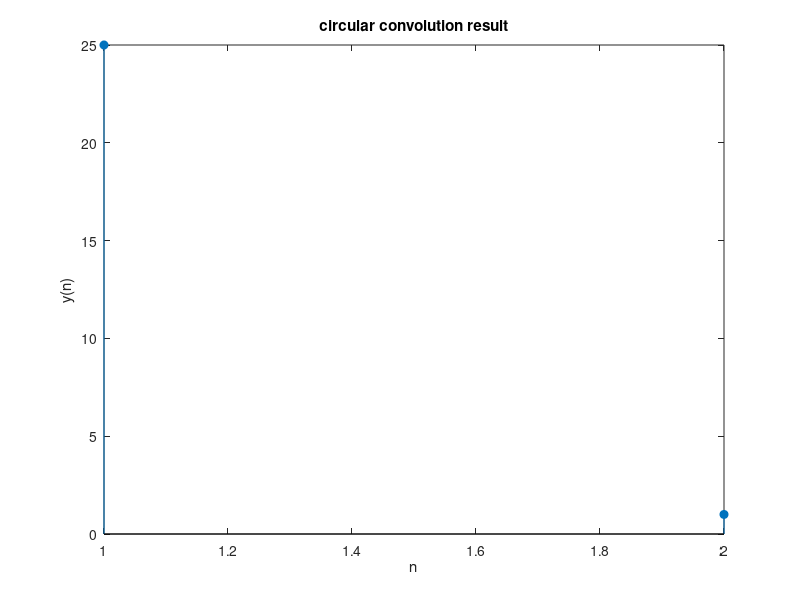

MATLAB code for this plot:
%Circular convolution using concentric circle method
clc;
close all;
clear all;
x=input("Enter first sequence");
x=x(:,end:-1:1);
h=input("Enter second sequence");
y=[1,max(length(x), length(h))];
for i=1:length(x)
x=[x(end) x(1:end-1)];
y(i)=sum(x.*h);
end
disp("Convolution product y:");
disp(y);
stem(y,'filled');
xlabel('n');
ylabel('y(n)');
title('circular convolution result');